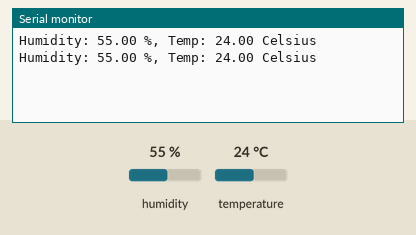
A sketch run on a simulated Arduino Uno, built with avr-gcc and run on an emulated ATmega328P. Shown: the last lines printed to the serial monitor. The test bench sets the inputs (shaded band); at power-on: humidity 55 %, temperature 24 °C.

Above: at 10.8 s.
10.9 s: humidity set to 22 %
At 20.7 s:
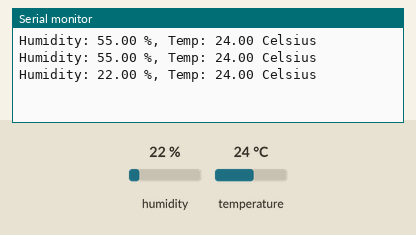
20.9 s: temperature set to 12 °C
At 30.7 s:
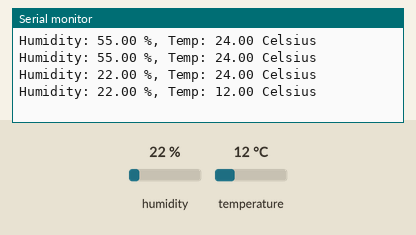
30.9 s: humidity set to 40 %
At 41.2 s:
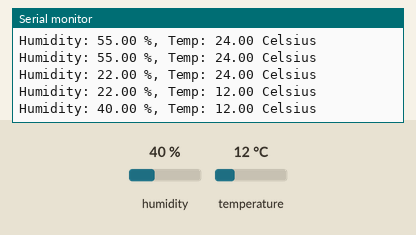
Timing chart, 0 to 42.7 s (numbered marks = the images above; inputs shaded):
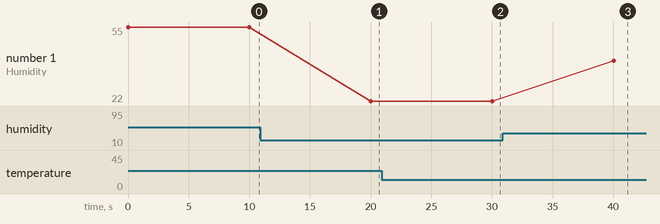

Measured:
- after the input at 10.9 s, the serial monitor: prints a new line after 9.1 s (image 1)
- after the input at 20.9 s, the serial monitor: prints a new line after 9.1 s (image 2)
- after the input at 30.9 s, the serial monitor: prints a new line after 9.1 s (image 3)
- plotted number 1: 55 → 22 after the input at 10.9 s, 22 → 40 after the input at 30.9 s

The sketch:

DHT_Simple.ino
```cpp
#include <DHT.h>;

DHT dht(33, DHT22);  // Initializa pin and dht sensor type

float hum;           // Stores humidity value
float temp;          // Stores temperature value

void setup()
{
  Serial.begin(500000);
  dht.begin();
}

void loop()
{
    hum = dht.readHumidity();
    temp= dht.readTemperature();

    Serial.print("Humidity: ");
    Serial.print(hum);
    Serial.print(" %, ");

    Serial.print("Temp: ");
    Serial.print(temp);
    Serial.println(" Celsius");

    delay(10000);
}
```
